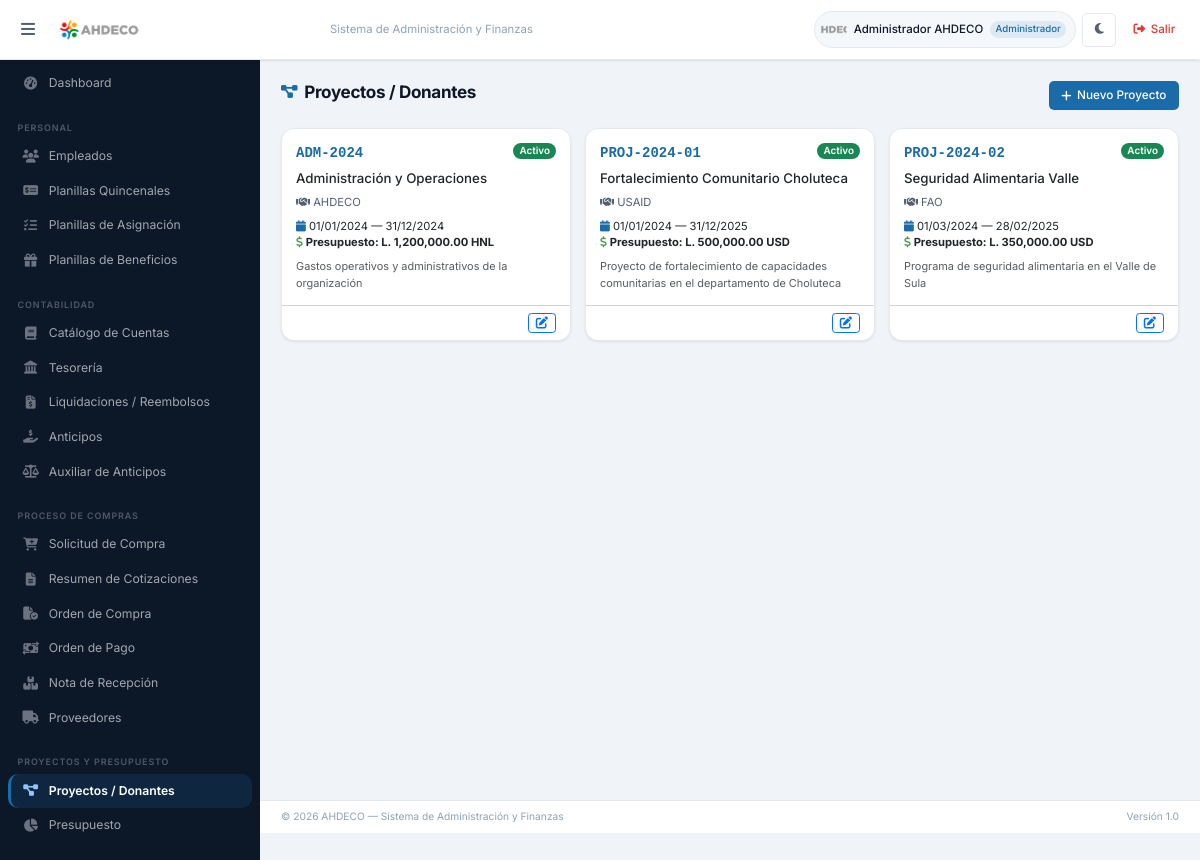
Screenshot of /proyectos.php (signed in) with the database file from the repository.
### tables this page shows
CREATE TABLE usuarios (
    id INT AUTO_INCREMENT PRIMARY KEY,
    nombre VARCHAR(100) NOT NULL,
    email VARCHAR(150) UNIQUE NOT NULL,
    password VARCHAR(255) NOT NULL,
    rol ENUM('admin','contador','asistente','visualizador') DEFAULT 'asistente',
    activo TINYINT(1) DEFAULT 1,
    ultimo_acceso DATETIME,
    created_at TIMESTAMP DEFAULT CURRENT_TIMESTAMP
);

CREATE TABLE proyectos (
    id INT AUTO_INCREMENT PRIMARY KEY,
    codigo VARCHAR(30) UNIQUE NOT NULL,
    nombre VARCHAR(200) NOT NULL,
    donante VARCHAR(200),
    descripcion TEXT,
    fecha_inicio DATE,
    fecha_fin DATE,
    presupuesto_total DECIMAL(15,2) DEFAULT 0.00,
    moneda ENUM('HNL','USD','EUR') DEFAULT 'HNL',
    responsable_id INT,
    estado ENUM('activo','cerrado','suspendido') DEFAULT 'activo',
    created_at TIMESTAMP DEFAULT CURRENT_TIMESTAMP,
    FOREIGN KEY (responsable_id) REFERENCES empleados(id) ON DELETE SET NULL
);

### config/auth.php (called while the page is built, shortened)
<?php
function rolLabel(string $rol): string {
    return ROLES[$rol] ?? ucfirst($rol);
}
function requireLogin() {
    if (isset($GLOBALS['pdo'])) {
        $s = $GLOBALS['pdo']->prepare("SELECT rol, activo FROM usuarios WHERE id=?");
        $s->execute([$_SESSION['usuario_id']]);
    }
}
function currentUser() {
    return [
        'id'     => $_SESSION['usuario_id'] ?? null,
        'nombre' => $_SESSION['usuario_nombre'] ?? '',
        'rol'    => $_SESSION['usuario_rol'] ?? '',
        'email'  => $_SESSION['usuario_email'] ?? '',
        'foto'   => $_SESSION['usuario_foto']  ?? '',
    ];
}

### proyectos.php (the view, shortened to what this page needs)
<?php
require_once __DIR__ . '/config/db.php';
require_once __DIR__ . '/config/auth.php';
require_once __DIR__ . '/config/functions.php';
requireLogin();
$proyectos = $pdo->query("SELECT p.*,CONCAT(e.nombre,' ',e.apellidos) as resp_nombre FROM proyectos p LEFT JOIN empleados e ON p.responsable_id=e.id ORDER BY p.estado,p.nombre")->fetchAll();
include __DIR__ . '/includes/header.php';
?>
<div class="page-header">
  <h1><i class="fas fa-diagram-project"></i> Proyectos / Donantes</h1>
  <button class="btn-ahdeco" data-bs-toggle="modal" data-bs-target="#modal-proy"><i class="fas fa-plus"></i> Nuevo Proyecto</button>
</div>
<div class="row g-3 mb-3">
  <?php foreach($proyectos as $p): ?>
  <div class="col-md-4">
    <div class="card h-100">
      <div class="card-body">
        <div class="d-flex justify-content-between align-items-start mb-2">
          <span class="font-mono text-blue fw-bold"><?= htmlspecialchars($p['codigo']) ?></span>
          <?= estadoBadge($p['estado']) ?>
        </div>
        <h5 style="font-size:.95rem;margin-bottom:.5rem;"><?= htmlspecialchars($p['nombre']) ?></h5>
        <?php if($p['donante']): ?><p style="font-size:.8rem;color:var(--ah-gray);margin-bottom:.3rem;"><i class="fas fa-handshake"></i> <?= htmlspecialchars($p['donante']) ?></p><?php endif; ?>
        <div style="font-size:.8rem;" class="mt-2">
          <span class="me-3"><i class="fas fa-calendar text-blue"></i> <?= fmtFecha($p['fecha_inicio']??'') ?> — <?= fmtFecha($p['fecha_fin']??'') ?></span><br>
          <span class="fw-bold"><i class="fas fa-dollar-sign text-green"></i> Presupuesto: <?= lps($p['presupuesto_total']) ?> <?= $p['moneda'] ?></span>
        </div>
        <?php if($p['descripcion']): ?><p class="text-muted mt-2 mb-0" style="font-size:.78rem;"><?= htmlspecialchars(substr($p['descripcion'],0,120)) ?></p><?php endif; ?>
      </div>
      <div class="card-footer bg-transparent d-flex justify-content-end gap-2 py-2">
        <button class="btn btn-sm btn-outline-primary py-0 px-2" onclick='editProy(<?= json_encode($p) ?>)'><i class="fas fa-edit"></i></button>
      </div>
    </div>
  </div>
  <?php endforeach; ?>
</div>
<?php
include __DIR__ . '/includes/footer.php';
?>

### includes/header.php (shortened to what this page needs)
<?php
$user = currentUser();
$_avatarFoto = $user['foto'] ? BASE_URL . $user['foto'] : '';
?>
<!DOCTYPE html>
<html lang="es">
<head>
  <link rel="stylesheet" href="https://cdnjs.cloudflare.com/ajax/libs/font-awesome/6.5.0/css/all.min.css">
  <link rel="stylesheet" href="https://cdn.datatables.net/1.13.7/css/dataTables.bootstrap5.min.css">
  <link rel="stylesheet" href="https://cdn.jsdelivr.net/npm/bootstrap@5.3.2/dist/css/bootstrap.min.css">
  <link rel="stylesheet" href="https://cdn.jsdelivr.net/npm/flatpickr/dist/flatpickr.min.css">
  <link rel="stylesheet" href="https://cdn.jsdelivr.net/npm/select2@4.1.0-rc.0/dist/css/select2.min.css">
  <link rel="stylesheet" href="https://cdn.jsdelivr.net/npm/select2-bootstrap-5-theme@1.3.0/dist/select2-bootstrap-5-theme.min.css">
  <link rel="stylesheet" href="<?= BASE_URL ?>assets/css/ahdeco.css">
</head>
<body>
<nav id="topbar">
  <button class="btn-hamburger" id="btn-toggle-sidebar" title="Menú">
    <i class="fas fa-bars"></i>
  </button>
  <div class="brand">
    <img src="<?= BASE_URL ?>assets/images/logo2.png" alt="AHDECO">
  </div>
  <span class="topbar-title">Sistema de Administración y Finanzas</span>
  <div class="topbar-right">
    <a href="<?= BASE_URL ?>perfil.php" class="topbar-user d-none d-md-flex" style="text-decoration:none;color:inherit">
      <div class="avatar" style="background:none;padding:0;overflow:hidden;flex-shrink:0">
        <img src="<?= $_avatarFoto ?: BASE_URL . 'assets/images/logo2.png' ?>"
             alt=""
             style="width:27px;height:27px;object-fit:cover;border-radius:50%;display:block;">
      </div>
      <span><?= htmlspecialchars($user['nombre']) ?></span>
      <span class="topbar-role"><?= htmlspecialchars(rolLabel($user['rol'])) ?></span>
    </a>
    <button id="btn-theme" onclick="toggleTheme()" title="Cambiar tema">
      <i class="fas fa-moon" id="theme-icon"></i>
    </button>
    <a href="<?= BASE_URL ?>logout.php" class="btn-logout" title="Cerrar sesión">
      <i class="fas fa-sign-out-alt"></i> <span class="d-none d-md-inline">Salir</span>
    </a>
  </div>
</nav>
<?php include __DIR__ . '/sidebar.php'; ?>
<main id="main-content">

### config/functions.php (shortened to what this page needs)
<?php
function lps(float $v): string {
    return 'L. ' . number_format($v, 2, '.', ',');
}
function fmtFecha(string $d): string {
    return date('d/m/Y', strtotime($d));
}
function estadoBadge(string $estado): string {
    $map = [
        'pendiente'   => 'warning',
        'aprobada'    => 'success',
        'rechazada'   => 'danger',
        'pagada'      => 'info',
        'liquidada'   => 'info',
        'borrador'    => 'secondary',
        'procesada'   => 'primary',
        'emitida'     => 'primary',
        'completa'    => 'success',
        'parcial'     => 'warning',
        'cotizando'   => 'warning',
        'adjudicada'  => 'success',
        'anulada'     => 'dark',
        'activo'      => 'success',
        'cerrado'     => 'secondary',
        'suspendido'  => 'warning',
    ];
    $cls = $map[$estado] ?? 'secondary';
    return "<span class=\"badge bg-{$cls}\">" . ucfirst($estado) . "</span>";
}

### rows the page displays
usuarios: rol "Administrador"
proyectos: codigo "ADM-2024", estado "Activo", nombre "Administración y Operaciones", donante "AHDECO", fecha_inicio "01/01/2024", fecha_fin "31/12/2024", presupuesto_total "L. 1,200,000.00", moneda "HNL", descripcion "Gastos operativos y administrativos de la organización"
proyectos: codigo "PROJ-2024-01", estado "Activo", nombre "Fortalecimiento Comunitario Choluteca", donante "USAID", fecha_inicio "01/01/2024", fecha_fin "31/12/2025", presupuesto_total "L. 500,000.00", moneda "USD", descripcion "Proyecto de fortalecimiento de capacidades comunitarias en el departamento de Choluteca"
proyectos: codigo "PROJ-2024-02", estado "Activo", nombre "Seguridad Alimentaria Valle", donante "FAO", fecha_inicio "01/03/2024", fecha_fin "28/02/2025", presupuesto_total "L. 350,000.00", moneda "USD", descripcion "Programa de seguridad alimentaria en el Valle de Sula"

### other values shown
$user['nombre'] "Administrador AHDECO"
$title "PERSONAL CONTABILIDAD PROCESO DE COMPRAS PROYECTOS Y PRESUPUESTO"
